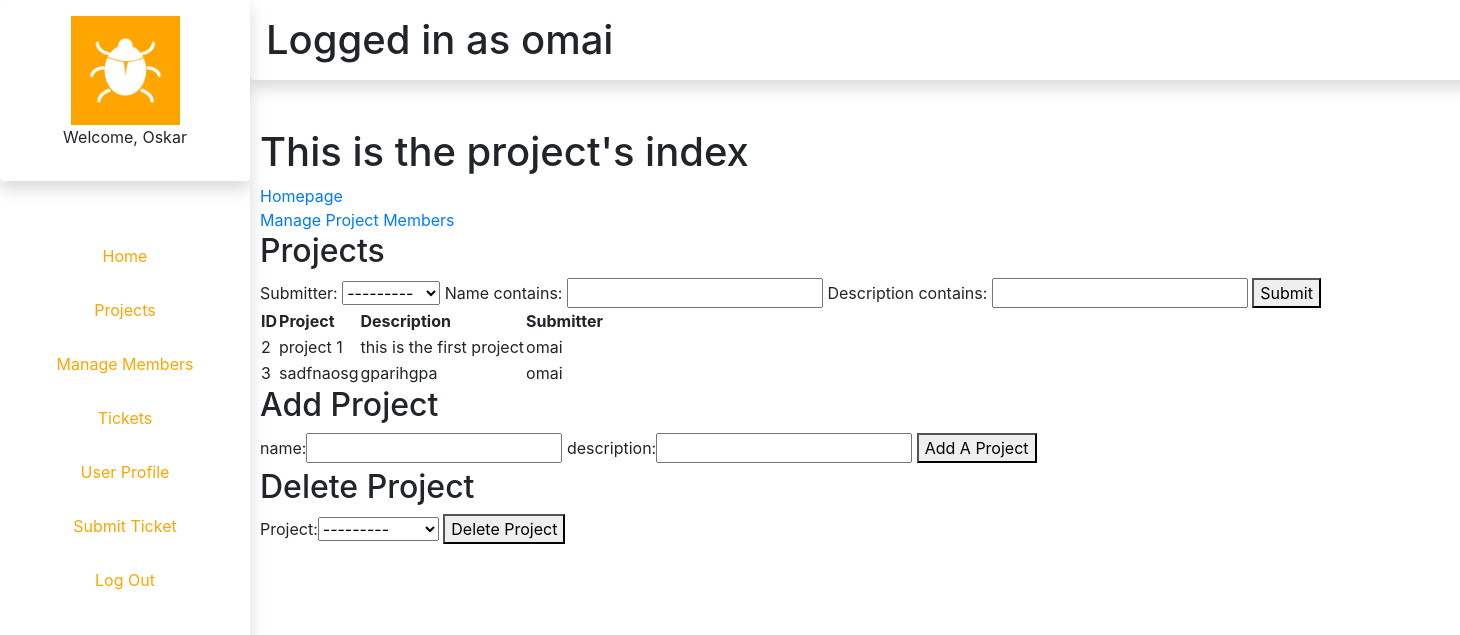
Screenshot of /projects/ (signed in) with the database file from the repository.
### authenticate/models.py (models this page shows)
class NewUser(AbstractBaseUser, PermissionsMixin):
	email = models.EmailField(_('email address'), unique=True)
	user_name = models.CharField(max_length=150, unique=True)
	first_name = models.CharField(max_length=150, blank=True)
	start_date = models.DateTimeField(default=timezone.now)
	pfp = models.ImageField(default="pfp1.jpg",null=True,blank=True)
	about = models.TextField(_(
		'about'), max_length=150, blank=True)
	is_staff = models.BooleanField(default=False)
	is_active = models.BooleanField(default=True)
	objects = CustomAccountManager()
	USERNAME_FIELD = "email"
	REQUIRED_FIELDS = ['user_name', 'first_name']
	def __str__(self):
		return self.user_name

### projects/models.py (models this page shows)
class Project(models.Model):
	submitter = models.ForeignKey(settings.AUTH_USER_MODEL, on_delete=models.CASCADE , related_name= "projects_created")
	name = models.CharField(max_length=64)
	description = models.CharField(max_length=100)
	class Meta:
		unique_together = ["name", 'submitter']
	def __str__(self):
		return u'{0}'.format(str(self.id) + ": " + self.name)

### authenticate/decorators.py (the view)
		def wrapper_func(request, *args,**kwargs):
			group = None
			if request.user.groups.exists():
				group = request.user.groups.all()[0].name
			if group in allowed_roles:
				return view_func(request,*args,**kwargs)
			else:
				return HttpResponse("You are not authorized to view this page")

### projects/forms.py
class ProjectAddForm(forms.Form):
	name = forms.CharField(label='name', max_length = 64)
	description = forms.CharField(label = 'description', max_length=64)

class ProjectDeleteForm(forms.Form):
	project = forms.ModelChoiceField(queryset=Project.objects.all(), label=None)

### projects/templates/projects/index.html (shortened to what this page needs)
{% extends "authenticate/layout.html" %}
{% block body %}
	<h1>This is the project's index</h1>
	<a href="{% url 'authenticate:home' %}">Homepage</a><br>
	<a href="{%url 'projects:personnel'%}">Manage Project Members</a>
	<h2>Projects</h2>
	<form method = "get">
		{% for field in project_filter.form %}
			{{field.label}}: {{ field }}
		{% endfor %}
		<button type="submit">Submit</button>
	</form>
	<table>
		<tr>
			<th>ID</th>
			<th>Project</th>
			<th>Description</th>
			<th>Submitter</th>
		</tr>
	{% for project in project_list %}
	<div>
		<tr>
			<td>{{project.id}}</td>
			<td>{{project.name}}</td>
			<td>{{project.description}}</td>
			<td>{{project.submitter}}</td>
		</tr>
	</div>
	{%endfor%}
	</table>
	<div>
		<h2>Add Project</h2>
		<form method ="post" action="{% url 'projects:index' %}">
			{{form}}
			<button type="submit">Add A Project</button>
		</form>
	</div>
	<div>
		<h2>Delete Project</h2>
		<form method ="post" action="{% url 'projects:delete' %}">
			{{form2}}
			<button type="submit">Delete Project</button>
		</form>
	</div>
{% endblock %}

### authenticate/templates/authenticate/layout.html (shortened to what this page needs)
{% load static %}
<!DOCTYPE html>
<html>
<head>
		<link rel="stylesheet" href="https://stackpath.bootstrapcdn.com/bootstrap/4.3.1/css/bootstrap.min.css">
		<link rel="stylesheet" type= "text/css" href="{% static '/css/style.css' %}">
</head>
<body>
	<div id="nav" class="shadow">
		<ul>
			<div class="shadow p-3 mb-5 rounded">
				<img src="{%static 'logo.png' %}">
				<p>Welcome, {{user.first_name}}</p>
			</div>
			{%if request.user.is_superuser%}
				<li><a href="{%url 'authenticate:home' %}">Home</a></li>
				<li><a href="{%url 'projects:index' %}">Projects</a></li>
				<li><a href="{%url 'projects:personnel' %}">Manage Members</a></li>
			{%endif%}
			{%if request.user.is_staff%}
				<li><a href="{%url 'tickets:index' %}">Tickets</a></li>
			{%endif%}
				<li><a href="{%url 'user_profile:index' %}">User Profile</a></li>
				<li><a href="{%url 'tickets:submit' %}">Submit Ticket</a></li>
				<li><a href="{%url 'authenticate:logout' %}">Log Out</a></li>
		</ul>
	</div>
	<div id="topbar" class="shadow p-3 mb-5 bg-white rounded">
		<div>
			<h1>Logged in as {{user.user_name}}</h1>
		</div>
	</div>
	<div id="main" class="justify-content-center">
		{% block body%}
		{%endblock%}
	</div>
</body>
</html>

### static/css/style.css (style rules this page uses)
#nav { height:100%; width:250px; position:fixed; z-index:1; top:0; left:0; overflow:hidden; background-color:white; text-align: center; }
#nav ul img { height:50%; width:50%; right:0; background-color: orange; }
#nav ul { margin: 0px; padding: 0px; }
#nav ul li { list-style-type: none; }
#nav ul li a { padding: 15px; display: block; background-color:white; color: orange; tex-decoration:none; transition: .5s background-color; }
#topbar { background-color:white; margin-left:250px; height:80px; width:100%; }
#main { margin-left:250px; padding:0px 10px; }

### rows the page displays
NewUser: first_name "Oskar", user_name "omai"
Project: id "2", name "project 1", description "this is the first project", submitter "omai"
Project: id "3", name "sadfnaosg", description "gparihgpa", submitter "omai"

### other values shown
{{ field.label }} "Submitter" "Name contains" "Description contains"
